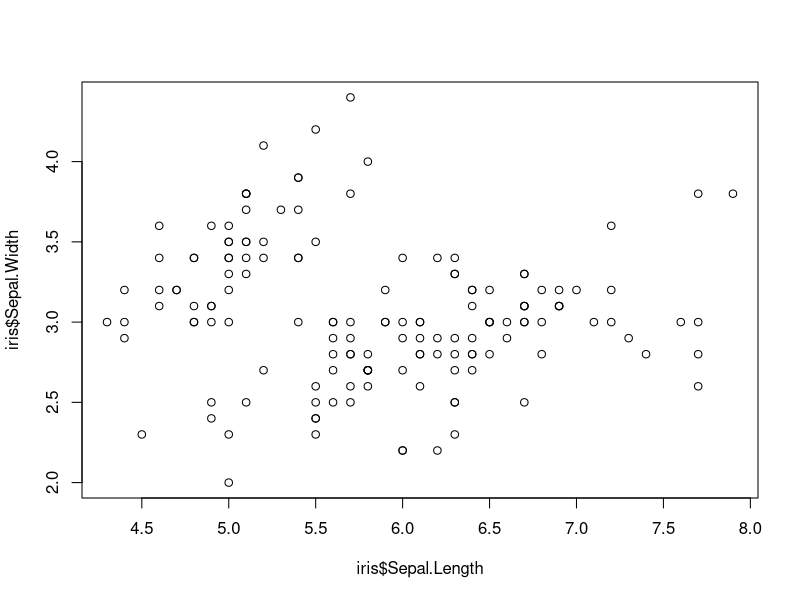
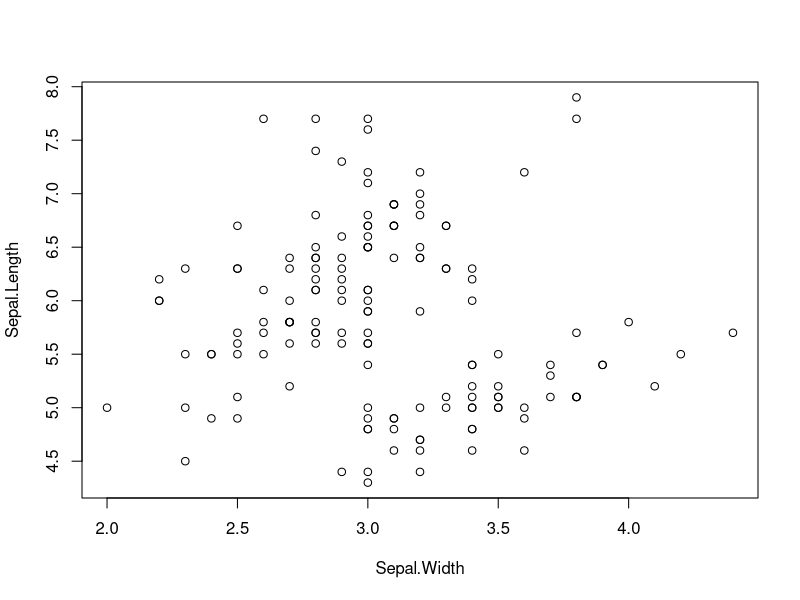
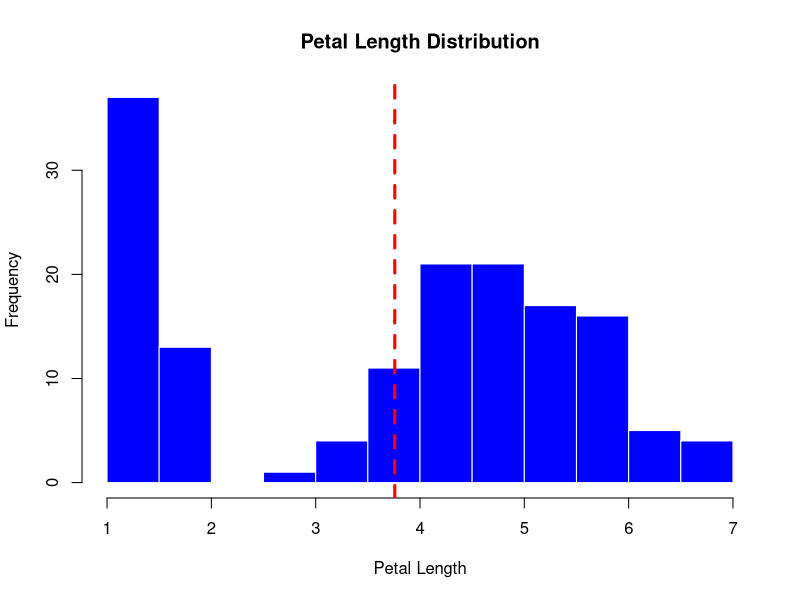

Generate these figures, in order, with R:

#load data
data(iris)

#Can view data head
#head(iris)

#run summary
summary(iris)

#draw graph
#Use $ to call out a variable from data columns
plot(iris$Sepal.Length,iris$Sepal.Width)

#Use y~x when building a model/regression, ln(y~x)
#Look in help files
plot(Sepal.Length~Sepal.Width, data=iris)

#finding mean for petal length
#use <- as an "equal sign" to assign a label to value
petal_length_mean <- mean (iris$Petal.Length)

#Plotting petal length as histogram
#Use col='color' to assign color to bars
#Use xlab="", and ylab"", and main="title"
hist (iris$Petal.Length, col='blue', border='white', xlab="Petal Length", main="Petal Length Distribution")

#Plotting a vertical line for the mean
abline(v = petal_length_mean, col='red', lwd=3, lty=2)


#plot(y~x)
#can hit tab key while inside parenthesis for help
# A $ refers to a column name
#name or information that happens to be text - use "quotes"
#top script should never have extra fluff, order matters

